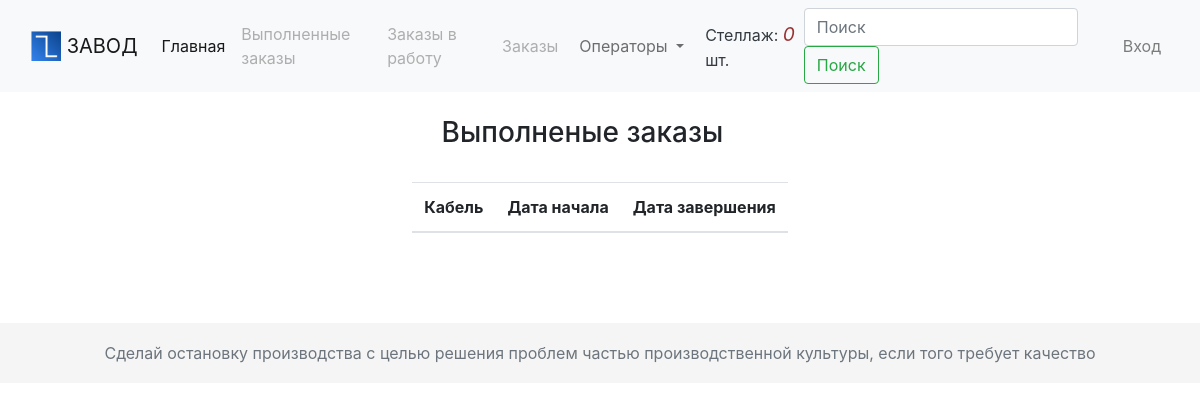
The app's page /orders/production/finish, older data.
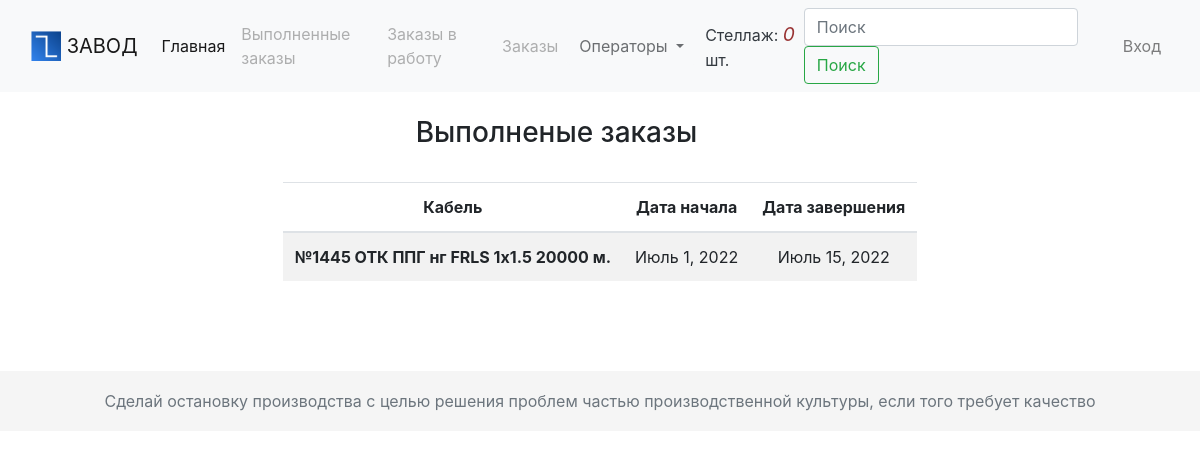
The same page, newer data.
### orders/models.py (models this page shows, shortened)
class Order(models.Model):
    PLASTIC_CHOICE = [
        ("ВВГ", "ВВГ"),
        ("ППГ", "ППГ"),
    ]
    DESIGN_CHOICE = [
        ("нг", "нг"),
        ("Пнг", "Пнг"),
    ]
    PURPOSE_CHOICE = [
        ("LS", "LS"),
        ("LTx", "LTx"),
        ("FRLS", "FRLS"),
        ("FRLSLTx", "FRLSLTx"),
    ]
    CORES_CHOICE = [
        (1, 1),
        (2, 2),
        (3, 3),
        (4, 4),
        (5, 5),
    ]
    CROSSSECTION_CHOICE = [
        ("0.5", "0.5"),
        ("0.75", "0.75"),
        ("1.0", "1.0"),
        ("1.5", "1.5"),
        ("2.5", "2.5"),
        ("4.0", "4.0"),
        ("6.0", "6.0"),
        ("10", "10"),
    ]
    batch_number = models.IntegerField(
        verbose_name="Номер партии", unique=True, db_index=True
    )
    slug = models.SlugField(max_length=10, db_index=True)
    operation = models.ForeignKey(
        Operation,
        related_name="order_operation",
        on_delete=models.CASCADE,
        default="Грубое волочение",
        verbose_name="Операция",
        db_index=True,
    )
    plastic = models.CharField(
        max_length=3, verbose_name="Пластик", choices=PLASTIC_CHOICE, default="ВВГ"
    )
    design = models.CharField(
        max_length=3, verbose_name="Исполнение", choices=DESIGN_CHOICE, default="нг"
    )
    purpose = models.CharField(
        max_length=7, verbose_name="Назначение", choices=PURPOSE_CHOICE, default="LS"
    )
    cores = models.IntegerField(verbose_name="Количество жил", choices=CORES_CHOICE)
    crosssection = models.CharField(
        max_length=3, verbose_name="Поперечное сечение", choices=CROSSSECTION_CHOICE
    )
    footage = models.IntegerField(verbose_name="Метраж", default=15000)
    created = models.DateField(verbose_name="Дата добавления", auto_now_add=True)
    completion = models.DateField(verbose_name="Дата завершения")
    updated = models.DateField(verbose_name="Дата обновления", auto_now=True)
    finished = models.BooleanField(verbose_name="Готов", default=False, db_index=True)
    discard = models.BooleanField(verbose_name="Брак", default=False, db_index=True)
    in_production = models.BooleanField(
        default=False, db_index=True, verbose_name="В производстве"
    )
    class Meta:
        ordering = (
            "operation",
            "batch_number",
        )
        index_together = (("batch_number", "slug"),)
        verbose_name = "Заказ"
        verbose_name_plural = "Заказы"
    def __str__(self):
        return (
            f"№{self.batch_number} {self.operation} {self.plastic} {self.design} {self.purpose} "
            f"{self.cores}x{self.crosssection}  {self.footage} м."
        )

class Operation(models.Model):
    name = models.CharField(max_length=50, db_index=True)
    slug = models.SlugField(max_length=50, db_index=True)
    def __str__(self):
        return self.name
    class Meta:
        verbose_name = "Тех операция"
        verbose_name_plural = "Тех операции"

### orders/views.py (the view)
# urls.py: path("production/finish", views.OrderFinish.as_view(), name="orders_finish"),
class OrderFinish(View):
    def get(self, request):
        orders = Order.objects.filter(finished=True)
        return render(request, "orders/order_finish_list.html", {"orders": orders})

### shelf/context_processors.py (called while the page is built)
def shelf(request):
    return {"shelf": Shelf(request)}

### shelf/shelf.py (called while the page is built)
    def __len__(self):
        return len(self.shelf)

### orders/templates/orders/order_finish_list.html (shortened to what this page needs)
{% extends 'manufactur/base.html' %}
{% block content %}
    <br>
<h3>Выполненые заказы</h3>
 <br>
    <table class="table table-striped table-hover shelf">
  <thead>
    <tr>
      <th scope="col">Кабель</th>
      <th scope="col">Дата начала</th>
      <th scope="col">Дата завершения</th>
    </tr>
  </thead>
  <tbody>
  {% for order in orders %}
    <tr>
      <th scope="row">{{ order }}</th>
      <td>{{ order.created }}</td>
      <td>{{ order.completion }}</td>
    </tr>
    {% endfor %}
  </tbody>
 </table>
{% endblock %}

Row changes from the older to the newer data that the page shows:
now on this page (row edited): Order: batch_number+operation+plastic "№1445 ОТК ППГ нг FRLS 1x1.5 20000 м.", created "Июль 1, 2022", completion "Июль 15, 2022"
